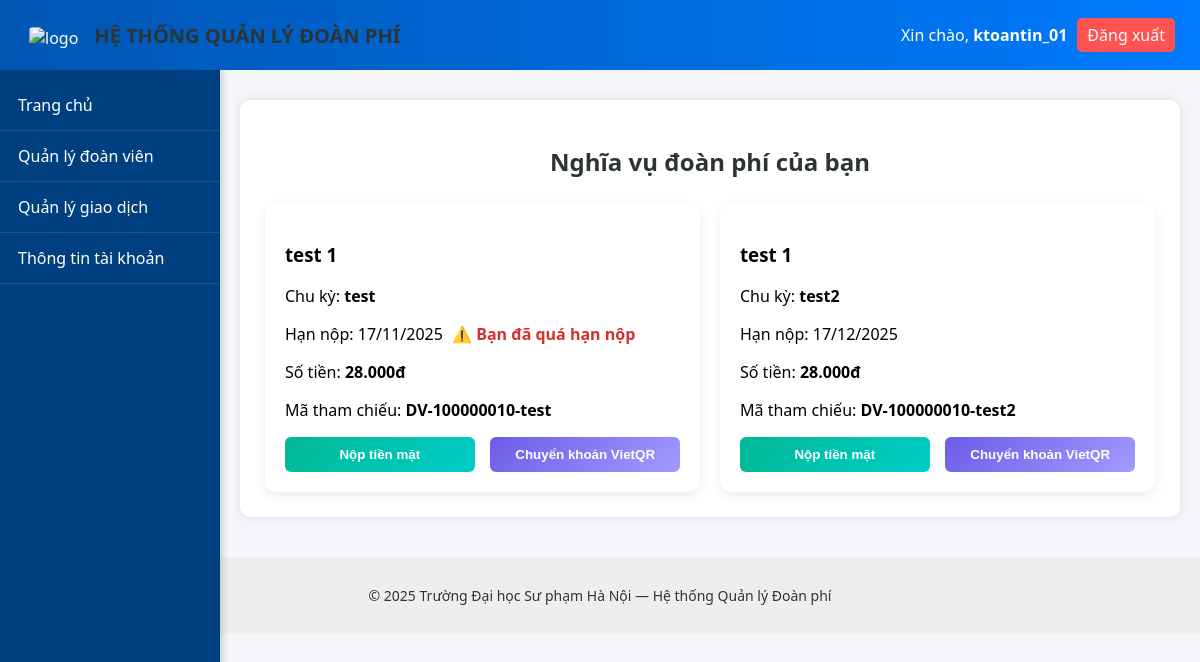
Page /pages/pay_fee.php (signed in) on the committed database.
### tables this page shows
CREATE TABLE `fee_obligation` (
  `id` int(11) NOT NULL,
  `user_id` int(11) NOT NULL,
  `policy_id` int(11) NOT NULL,
  `period_label` varchar(50) NOT NULL,
  `amount` decimal(10,2) NOT NULL,
  `due_date` date NOT NULL,
  `status` enum('Chưa nộp','Đã nộp','Quá hạn') DEFAULT 'Chưa nộp',
  `reference_code` varchar(100) DEFAULT NULL,
  `created_at` datetime DEFAULT current_timestamp(),
  `updated_at` datetime DEFAULT current_timestamp() ON UPDATE current_timestamp()
);

CREATE TABLE `fee_policy` (
  `id` int(11) NOT NULL,
  `policy_name` varchar(255) NOT NULL,
  `cycle` varchar(50) NOT NULL,
  `due_date` date DEFAULT NULL,
  `standard_amount` decimal(10,2) NOT NULL,
  `status` enum('Draft','Active','Inactive') DEFAULT 'Draft',
  `created_by` int(11) DEFAULT NULL,
  `created_at` datetime DEFAULT current_timestamp(),
  `updated_at` datetime DEFAULT current_timestamp() ON UPDATE current_timestamp()
);

### pages/pay_fee.php (the view, shortened to what this page needs)
<?php
include("../includes/header.php");
include("../includes/navbar.php");
include("../config/db.php");
$user = $_SESSION['user'];
$user_id = $user['userId'];
$sql = "
  SELECT o.id, o.period_label, o.amount, o.status, o.due_date, o.reference_code, p.policy_name
  FROM fee_obligation o
  JOIN fee_policy p ON o.policy_id = p.id
  WHERE o.user_id = $user_id AND o.status = 'Chưa nộp'
  ORDER BY o.due_date ASC
";
$obligations = $conn->query($sql);
?>
<div class="container">
  <h2>Nghĩa vụ đoàn phí của bạn</h2>
  <?php if ($obligations->num_rows > 0): ?>
    <div class="obligation-list">
      <?php while ($o = $obligations->fetch_assoc()):
        $isOverdue = strtotime($o['due_date']) < strtotime(date('Y-m-d'));
      ?>
        <div class="obligation-card">
          <h3><?= htmlspecialchars($o['policy_name']) ?></h3>
          <p>Chu kỳ: <strong><?= $o['period_label'] ?></strong></p>
          <p>
            Hạn nộp: <?= date("d/m/Y", strtotime($o['due_date'])) ?>
            <?php if ($isOverdue): ?>
              <span class="overdue">⚠️ Bạn đã quá hạn nộp</span>
            <?php endif; ?>
          </p>
          <p>Số tiền: <strong><?= number_format($o['amount'], 0, ',', '.') ?>đ</strong></p>
          <p>Mã tham chiếu: <strong><?= htmlspecialchars($o['reference_code']) ?></strong></p>
          <form method="POST" class="payment-form">
            <div class="payment-buttons">
              <button type="submit" name="method" value="Cash" class="btn-cash">Nộp tiền mặt</button>
              <button type="submit" name="method" value="VietQR" class="btn-qr">Chuyển khoản VietQR</button>
            </div>
          </form>
        </div>
      <?php endwhile; ?>
    </div>
  <?php else: ?>
    <p>Bạn không còn nghĩa vụ nào cần nộp.</p>
  <?php endif; ?>
</div>
<?php include("../includes/footer.php"); ?>

### public/css/style.css (style rules this page uses)
body { margin: 0; font-family: "Segoe UI", sans-serif; background-color: #f4f6fa; }
.container { max-width: 1100px; margin: 30px auto; background: white; border-radius: 10px; padding: 25px; box-shadow: 0 0 10px rgba(0,0,0,0.1); }
body { margin: 0; padding-top: 70px; }
h2 { color: #333; margin-bottom: 15px; }

### pages/pay_fee.php (style rules this page uses)
.container { padding:25px; margin-left:240px; max-width:calc(100% - 310px); }
h2 { text-align:center; color:#2d3436; margin-bottom:25px; }
.obligation-list { display:grid; grid-template-columns:repeat(auto-fill,minmax(330px,1fr)); gap:20px; }
.obligation-card { background:#fff; border-radius:12px; box-shadow:0 4px 12px rgba(0,0,0,0.08); padding:20px; transition:transform .2s ease; }
.payment-buttons { display:flex; justify-content:space-between; margin-top:15px; }
.btn-cash, .btn-qr, .btn-confirm { width:48%; border:none; color:white; padding:10px; border-radius:6px; cursor:pointer; font-weight:600; }
.btn-cash { background:linear-gradient(135deg,#00b894,#00cec9); }
.btn-qr { background:linear-gradient(135deg,#6c5ce7,#a29bfe); }
.overdue { color:#d63031; font-weight:bold; margin-left:5px; }

### rows in the picture
fee_obligation: policy.policy_name "test 1", period_label "test", due_date "17/11/2025", shows "⚠️ Bạn đã quá hạn nộp", amount "28.000", reference_code "DV-100000010-test"
fee_obligation: policy.policy_name "test 1", period_label "test2", due_date "17/12/2025", amount "28.000", reference_code "DV-100000010-test2"

### other values in the picture
$_SESSION['user']['userName'] "ktoantin_01"
